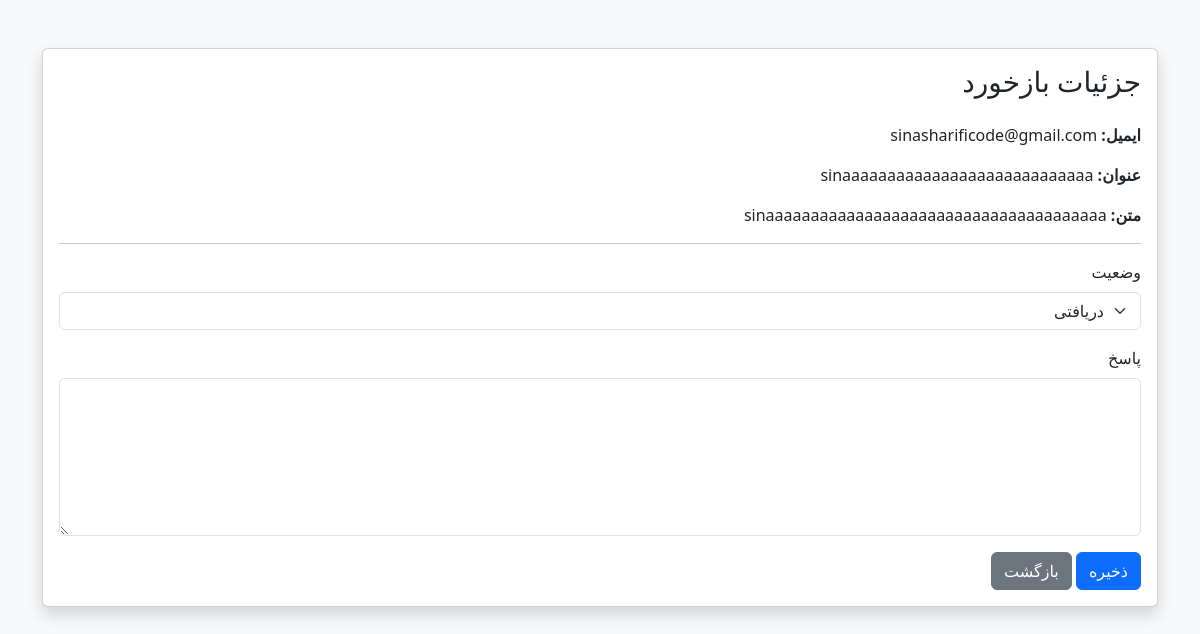
/admin/feedback/3 (signed in), run on an earlier commit of the app's database.
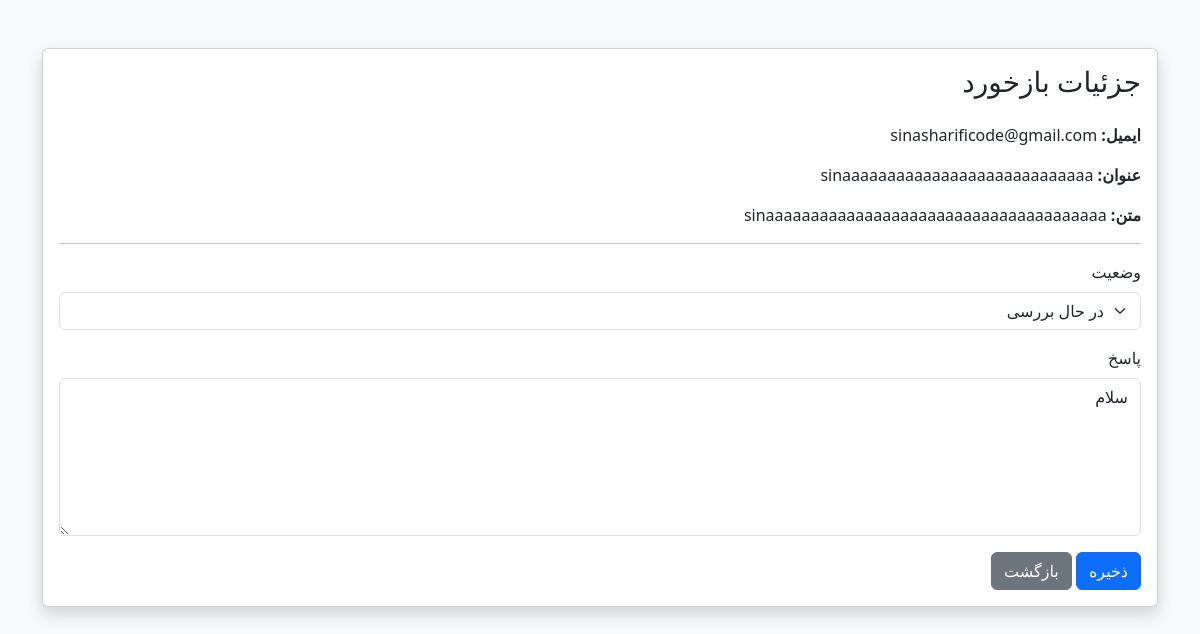
And on a later commit of the database.
### models.py (models this page shows)
class Feedback(Base):
    __tablename__ = "feedbacks"
    id = Column(Integer, primary_key=True, index=True)
    email = Column(String, nullable=False)
    title = Column(String, nullable=False)
    body = Column(Text, nullable=False)
    status = Column(
        String,
        nullable=False,
        default="Received"
    )
    reply = Column(Text, nullable=True)
    created_at = Column(
        DateTime(timezone=True),
        server_default=func.now()
    )
    updated_at = Column(
        DateTime(timezone=True),
        server_default=func.now(),
        onupdate=func.now()
    )

### main.py (the view)
@app.get("/admin/feedback/{feedback_id}")
def admin_feedback_detail(
    request: Request,
    feedback_id: int,
    success: str = None
):
    check = admin_required(
        request
    )
    if check is not True:
        return check
    db = SessionLocal()
    feedback = db.query(
        Feedback
    ).filter(
        Feedback.id == feedback_id
    ).first()
    db.close()
    return templates.TemplateResponse(
        request=request,
        name="admin_feedback_detail.html",
        context={
            "feedback": feedback,
            "success": success
        }
    )

### templates/admin_feedback_detail.html (shortened to what this page needs)
<!DOCTYPE html>
<html lang="fa" dir="rtl">
<head>
    <link href="https://cdn.jsdelivr.net/npm/bootstrap@5.3.3/dist/css/bootstrap.min.css"
          rel="stylesheet">
</head>
<body class="bg-light">
<div class="container py-5">
    <div class="card shadow">
        <div class="card-body">
            <h3 class="mb-4">
                جزئیات بازخورد
            </h3>
            <p>
                <strong>ایمیل:</strong>
                {{ feedback.email }}
            </p>
            <p>
                <strong>عنوان:</strong>
                {{ feedback.title }}
            </p>
            <p>
                <strong>متن:</strong>
                {{ feedback.body }}
            </p>
            <hr>
            <form method="POST">
                <div class="mb-3">
                    <label class="form-label">
                        وضعیت
                    </label>
                    <select
                        name="status"
                        class="form-select">
                        <option
                            {% if feedback.status == "دریافتی" %}selected{% endif %}>
                            دریافتی
                        </option>
                        <option
                            {% if feedback.status == "در حال بررسی" %}selected{% endif %}>
                            در حال بررسی
                        </option>
                    </select>
                </div>
                <div class="mb-3">
                    <label class="form-label">
                        پاسخ
                    </label>
                    <textarea
                        name="reply"
                        rows="6"
                        class="form-control">{{ feedback.reply or "" }}</textarea>
                </div>
                <button
                    type="submit"
                    class="btn btn-primary">
                    ذخیره
                </button>
                <a
                    href="/admin/feedbacks"
                    class="btn btn-secondary">
                    بازگشت
                </a>
            </form>
        </div>
    </div>
</div>
</body>
</html>

What changed in the data, as far as the page shows it:
changed Feedback "sinasharificode@gmail.com": status (not shown) → "در حال بررسی"; reply (not shown) → "سلام"
Also different on the page:
form field status: "دریافتی" → (not shown)
